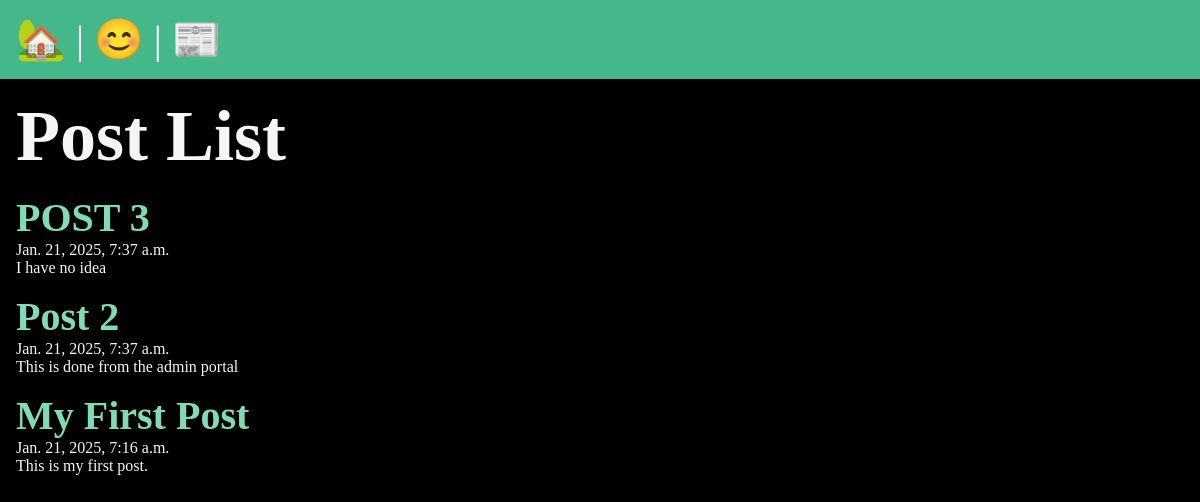
/posts/, run on the app's committed database.
### posts/models.py (models this page shows, shortened)
class Post(models.Model):
    title= models.CharField(max_length=75)
    body= models.TextField()
    slug= models.SlugField()
    date= models.DateTimeField(auto_now_add=True)
    age= models.PositiveIntegerField()

### posts/views.py (the view)
# urls.py: path('', views.posts_list, name='list'),
def posts_list(request):
    posts= Post.objects.all().order_by('-date')
    return render(request, 'posts/posts_list.html', {'posts': posts})

### posts/templates/posts/posts_list.html (shortened to what this page needs)
{% extends 'layout.html' %}
{% block content%}
<section>
    <h1>Post List</h1>
    {% for post in posts%}
    <article class= "Post">
        <h2>
            <a href="{% url 'posts:page' slug=post.slug%}">
               {{ post.title }}
            </a>
        </h2>
        <p>{{ post.date }}</p>
        <p>{{ post.body }}</p>
        </article>
    {%endfor%}
</section>
{%endblock%}

### data on the page
Post: title "POST 3", date "Jan. 21, 2025, 7:37 a.m.", body "I have no idea"
Post: title "Post 2", date "Jan. 21, 2025, 7:37 a.m.", body "This is done from the admin portal"
Post: title "My First Post", date "Jan. 21, 2025, 7:16 a.m.", body "This is my first post."
